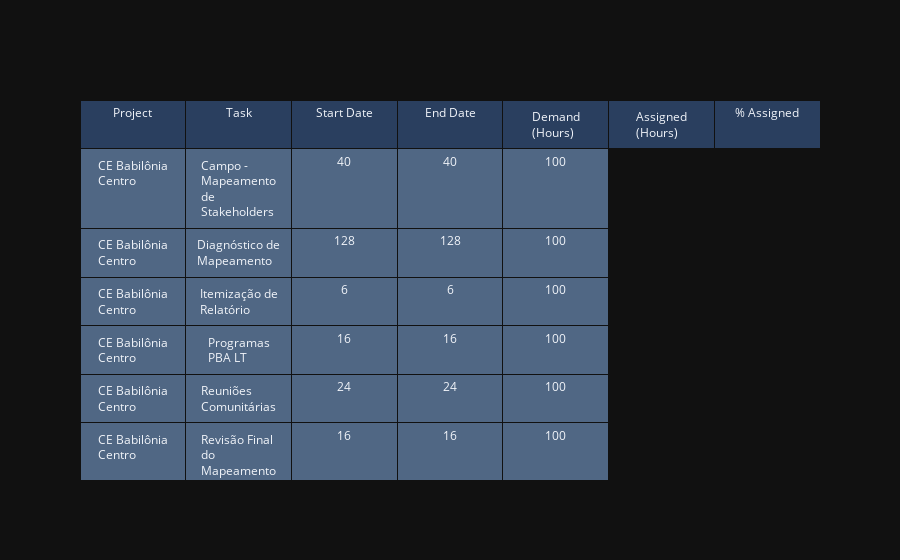

The code cell stored with this chart in its notebook:
### Code cell
fig = go.Figure(data=[go.Table(
    header=dict(values=['Project', 'Task', 'Start Date', 'End Date', 'Demand (Hours)', 'Assigned (Hours)', '% Assigned']),
    cells=dict(values=report1.transpose().values.tolist()))
])

fig.update_layout(
        template='plotly_dark',
    )

fig.show()

### Figure 1 — Plotly figure (JSON) as saved in the notebook; plotly's stock layout.template omitted (floating-point values rounded to 4 significant figures)
{"data": [{"cells": {"values": [["CE Babilônia Centro", "CE Babilônia Centro", "CE Babilônia Centro", "CE Babilônia Centro", "CE Babilônia Centro", "CE Babilônia Centro", "CE Cajuina 5L", "CE Cajuina A", "CE Queimada Nova IV", "CE Queimada Nova IV", "CE Queimada Nova IV", "CE Rio do Vento Expansão", "CE Serra do Tigre", "LT Assuruá 6", "LT Assuruá 6", "LT Assuruá 6", "LT Assuruá 6", "LT Sento Sé I, II e Ourolândia", "LT Sento Sé I, II e Ourolândia", "UFV Oliveira dos Brejinhos", "UFV Rio do Vento I"], ["Campo - Mapeamento de Stakeholders", "Diagnóstico de Mapeamento", "Itemização de Relatório", "Programas PBA LT", "Reuniões Comunitárias", "Revisão Final do Mapeamento", "Revisão Inventário Turístico", "Diagnóstico PMIS", "Diagnóstico de ADA", "Revisão AIA/RIMA/Programas", "Análise Integrada", "Diagnóstico PMIS", "Relatório de Edificações", "Avaliação de Impactos", "Diagnóstico de AII/AID", "Prognóstico", "Programas", "Elaboração de Material Gráfico", "Reuniões Comunitárias", "Mobilização de Campo", "RAC IRDPA"], [40, 128, 6, 16, 24, 16, 4, 24, 8, 8, 4, 32, 32, 8, 8, 4, 16, 8, 16, 4, 32], [40, 128, 6, 16, 24, 16, 4, 24, 8, 8, 4, 32, 32, 8, 8, 4, 16, 8, 16, 4, 32], [100, 100, 100, 100, 100, 100, 100, 100, 100, 100, 100, 100, 100, 100, 100, 100, 100, 100, 100, 100, 100]]}, "header": {"values": ["Project", "Task", "Start Date", "End Date", "Demand (Hours)", "Assigned (Hours)", "% Assigned"]}, "type": "table"}], "layout": {}}
